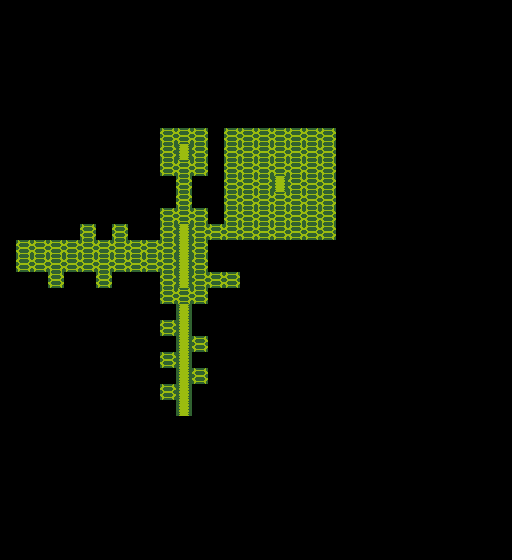

This game map was drawn from its Tiled (.tmx) file and the tilesets committed beside it. A one-line description and the trimmed map source follow:
An orthogonal 32x35 tile map with 16x16 px tiles, 1 tile layer (world), 1 hidden layer not drawn and 19 objects (5x Statue, 5x PointMage, 2x Lever, 2x Wall, Boulder, ...).

<map version="1.0" orientation="orthogonal" width="32" height="35" tilewidth="16" tileheight="16">
 <tileset firstgid="1" name="ground" tilewidth="16" tileheight="16">
  <image source="output/ground.png" trans="ff00ff" width="64" height="16" />
 </tileset>
 <layer name="world" width="32" height="35">
  <data>[1120 cells, 1120 non-empty, 3 distinct tile ids]</data>
 </layer>
 <layer name="block" width="32" height="35" visible="0">
  <data>[1120 cells, 107 non-empty, 1 distinct tile ids]</data>
 </layer>
 <objectgroup name="objects1" width="32" height="35">
  <object name="Boulder" x="288" y="176" />
  <object name="Lever" x="272" y="192">
   <properties>
    <property name="link" value="1" />
   </properties>
  </object>
  <object name="Wall" x="208" y="288">
   <properties>
    <property name="link" value="1" />
   </properties>
  </object>
  <object name="Stairs" x="224" y="288">
   <properties>
    <property name="next" value="4" />
   </properties>
  </object>
  <object name="Statue" x="160" y="336">
   <properties>
    <property name="left" value="1" />
    <property name="time" value="3" />
   </properties>
  </object>
  <object name="Statue" x="160" y="400">
   <properties>
    <property name="left" value="1" />
    <property name="time" value="3" />
   </properties>
  </object>
  <object name="Statue" x="160" y="368">
   <properties>
    <property name="left" value="1" />
    <property name="time" value="3" />
   </properties>
  </object>
  <object name="Statue" x="192" y="384">
   <properties>
    <property name="left" value="0" />
    <property name="time" value="2" />
   </properties>
  </object>
  <object name="Statue" x="192" y="352">
   <properties>
    <property name="left" value="0" />
    <property name="time" value="2" />
   </properties>
  </object>
  <object name="Lever" x="176" y="416">
   <properties>
    <property name="link" value="2" />
   </properties>
  </object>
  <object name="PointMage" x="165" y="133" width="33" height="36" />
  <object name="Coffer" x="176" y="160" />
  <object name="PointMage" x="80" y="224" width="16" height="16" />
  <object name="PointMage" x="112" y="224" width="16" height="16" />
  <object name="PointMage" x="96" y="272" width="16" height="16" />
  <object name="PointMage" x="48" y="272" width="16" height="16" />
  <object name="Heroe" type="heroe" x="28" y="257" />
  <object name="Wall" x="176" y="192">
   <properties>
    <property name="link" value="2" />
   </properties>
  </object>
  <object name="Door" x="208" y="240" />
 </objectgroup>
</map>
